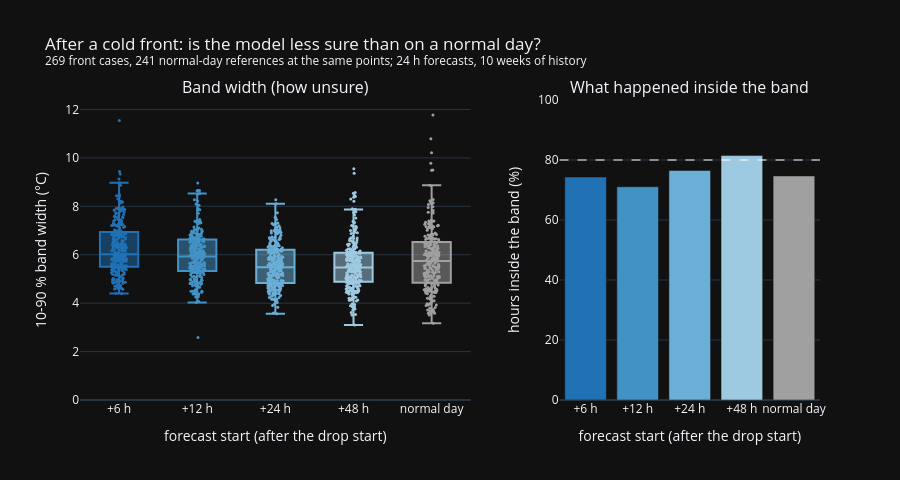

The cell this chart's notebook holds for it:
### Markdown cell above
### Is the model less sure after a front?

Left: band width per case (one dot each). Right: how often what happened was inside the band; the dashed line is
80 %, what a 10-90 % band should reach.

### Code cell
fig = make_subplots(rows=1, cols=2, column_widths=[0.6, 0.4], horizontal_spacing=0.12,
                    subplot_titles=["Band width (how unsure)", "What happened inside the band"])
for k in KEYS:
    fig.add_trace(go.Box(y=width[k], name=k, marker={"color": SHADE[k], "size": 3}, line={"color": SHADE[k]}, boxpoints="all",
                         jitter=0.4, pointpos=0, showlegend=False, hovertemplate="%{y:.1f} °C<extra>" + k + "</extra>"), row=1, col=1)
    fig.add_trace(go.Bar(x=[k], y=[100 * inside[k].mean()], marker_color=SHADE[k], showlegend=False,
                         hovertemplate="%{y:.0f} %<extra>" + k + "</extra>"), row=1, col=2)
fig.add_hline(y=80, line={"color": "white", "dash": "dash", "width": 1}, row=1, col=2)
fig.update_yaxes(title_text="10-90 % band width (°C)", rangemode="tozero", row=1, col=1)
fig.update_yaxes(title_text="hours inside the band (%)", range=[0, 100], row=1, col=2)
fig.update_xaxes(title_text="forecast start (after the drop start)")
fig.update_layout(height=480, template="plotly_dark",
                  title=f"After a cold front: is the model less sure than on a normal day?<br><sup>{len(cases)} front cases, "
                        f"{len(norm)} normal-day references at the same points; 24 h forecasts, 10 weeks of history</sup>")
fig.write_html(FIG / "exp5_after_front_band.html", include_plotlyjs="cdn")
fig.show()

### Figure 1 — Plotly figure (JSON) as saved in the notebook; plotly's stock layout.template omitted (floating-point values rounded to 4 significant figures; data arrays with more than 128 entries replaced by an {"elided": "..."} marker saying what was removed)
{"data": [{"boxpoints": "all", "hovertemplate": "%{y:.1f} °C<extra>+6 h</extra>", "jitter": 0.4, "line": {"color": "#2171b5"}, "marker": {"color": "#2171b5", "size": 3}, "name": "+6 h", "pointpos": 0, "showlegend": false, "type": "box", "xaxis": "x", "y": {"elided": "269 float values"}, "yaxis": "y"}, {"hovertemplate": "%{y:.0f} %<extra>+6 h</extra>", "marker": {"color": "#2171b5"}, "showlegend": false, "type": "bar", "x": ["+6 h"], "xaxis": "x2", "y": [74.32], "yaxis": "y2"}, {"boxpoints": "all", "hovertemplate": "%{y:.1f} °C<extra>+12 h</extra>", "jitter": 0.4, "line": {"color": "#4292c6"}, "marker": {"color": "#4292c6", "size": 3}, "name": "+12 h", "pointpos": 0, "showlegend": false, "type": "box", "xaxis": "x", "y": {"elided": "269 float values"}, "yaxis": "y"}, {"hovertemplate": "%{y:.0f} %<extra>+12 h</extra>", "marker": {"color": "#4292c6"}, "showlegend": false, "type": "bar", "x": ["+12 h"], "xaxis": "x2", "y": [71.07], "yaxis": "y2"}, {"boxpoints": "all", "hovertemplate": "%{y:.1f} °C<extra>+24 h</extra>", "jitter": 0.4, "line": {"color": "#6baed6"}, "marker": {"color": "#6baed6", "size": 3}, "name": "+24 h", "pointpos": 0, "showlegend": false, "type": "box", "xaxis": "x", "y": {"elided": "269 float values"}, "yaxis": "y"}, {"hovertemplate": "%{y:.0f} %<extra>+24 h</extra>", "marker": {"color": "#6baed6"}, "showlegend": false, "type": "bar", "x": ["+24 h"], "xaxis": "x2", "y": [76.52], "yaxis": "y2"}, {"boxpoints": "all", "hovertemplate": "%{y:.1f} °C<extra>+48 h</extra>", "jitter": 0.4, "line": {"color": "#9ecae1"}, "marker": {"color": "#9ecae1", "size": 3}, "name": "+48 h", "pointpos": 0, "showlegend": false, "type": "box", "xaxis": "x", "y": {"elided": "269 float values"}, "yaxis": "y"}, {"hovertemplate": "%{y:.0f} %<extra>+48 h</extra>", "marker": {"color": "#9ecae1"}, "showlegend": false, "type": "bar", "x": ["+48 h"], "xaxis": "x2", "y": [81.46], "yaxis": "y2"}, {"boxpoints": "all", "hovertemplate": "%{y:.1f} °C<extra>normal day</extra>", "jitter": 0.4, "line": {"color": "#a0a0a0"}, "marker": {"color": "#a0a0a0", "size": 3}, "name": "normal day", "pointpos": 0, "showlegend": false, "type": "box", "xaxis": "x", "y": {"elided": "241 float values"}, "yaxis": "y"}, {"hovertemplate": "%{y:.0f} %<extra>normal day</extra>", "marker": {"color": "#a0a0a0"}, "showlegend": false, "type": "bar", "x": ["normal day"], "xaxis": "x2", "y": [74.69], "yaxis": "y2"}], "layout": {"annotations": [{"font": {"size": 16}, "showarrow": false, "text": "Band width (how unsure)", "x": 0.264, "xanchor": "center", "xref": "paper", "y": 1.0, "yanchor": "bottom", "yref": "paper"}, {"font": {"size": 16}, "showarrow": false, "text": "What happened inside the band", "x": 0.824, "xanchor": "center", "xref": "paper", "y": 1.0, "yanchor": "bottom", "yref": "paper"}], "height": 480, "shapes": [{"line": {"color": "white", "dash": "dash", "width": 1}, "type": "line", "x0": 0, "x1": 1, "xref": "x2 domain", "y0": 80, "y1": 80, "yref": "y2"}], "title": {"text": "After a cold front: is the model less sure than on a normal day?<br><sup>269 front cases, 241 normal-day references at the same points; 24 h forecasts, 10 weeks of history</sup>"}, "xaxis": {"anchor": "y", "domain": [0.0, 0.528], "title": {"text": "forecast start (after the drop start)"}}, "xaxis2": {"anchor": "y2", "domain": [0.648, 1.0], "title": {"text": "forecast start (after the drop start)"}}, "yaxis": {"anchor": "x", "domain": [0.0, 1.0], "rangemode": "tozero", "title": {"text": "10-90 % band width (°C)"}}, "yaxis2": {"anchor": "x2", "domain": [0.0, 1.0], "range": [0, 100], "title": {"text": "hours inside the band (%)"}}}}
